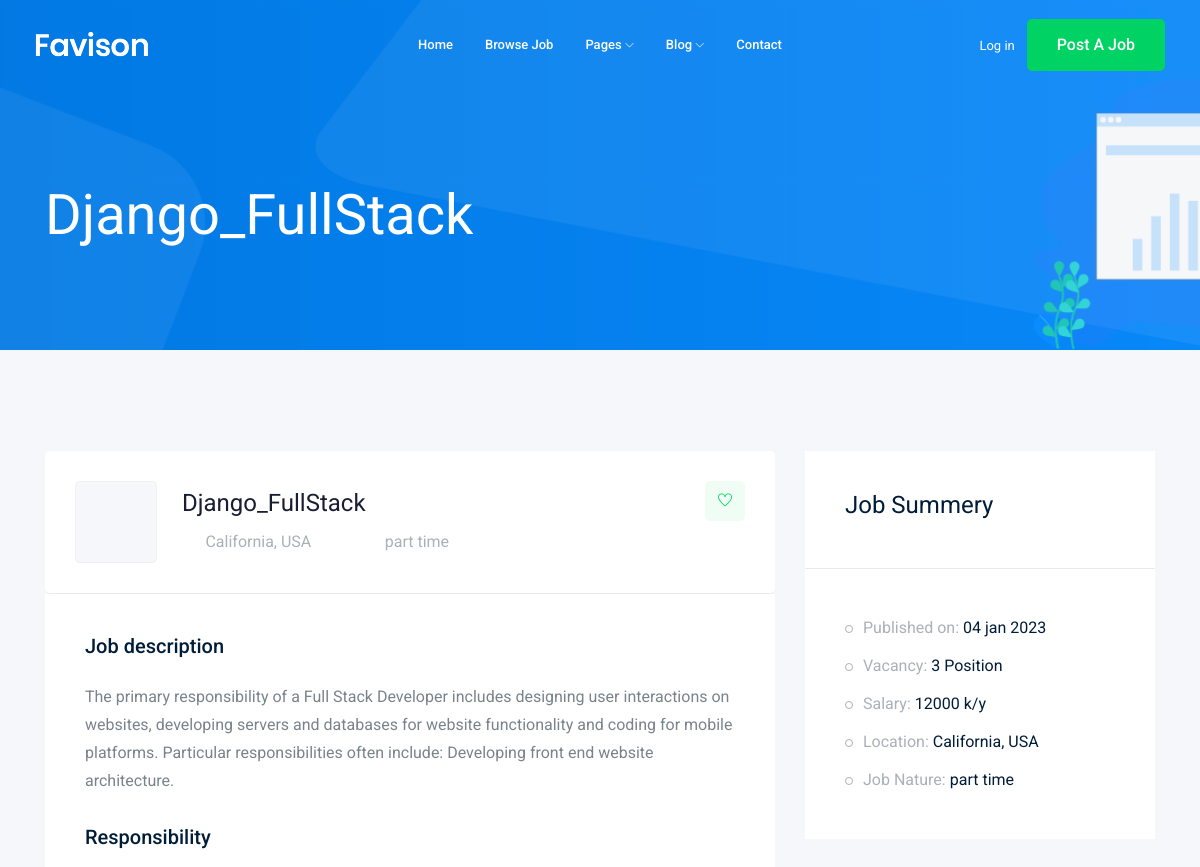
Before: /jobs/2 (upper part) with the older database file.
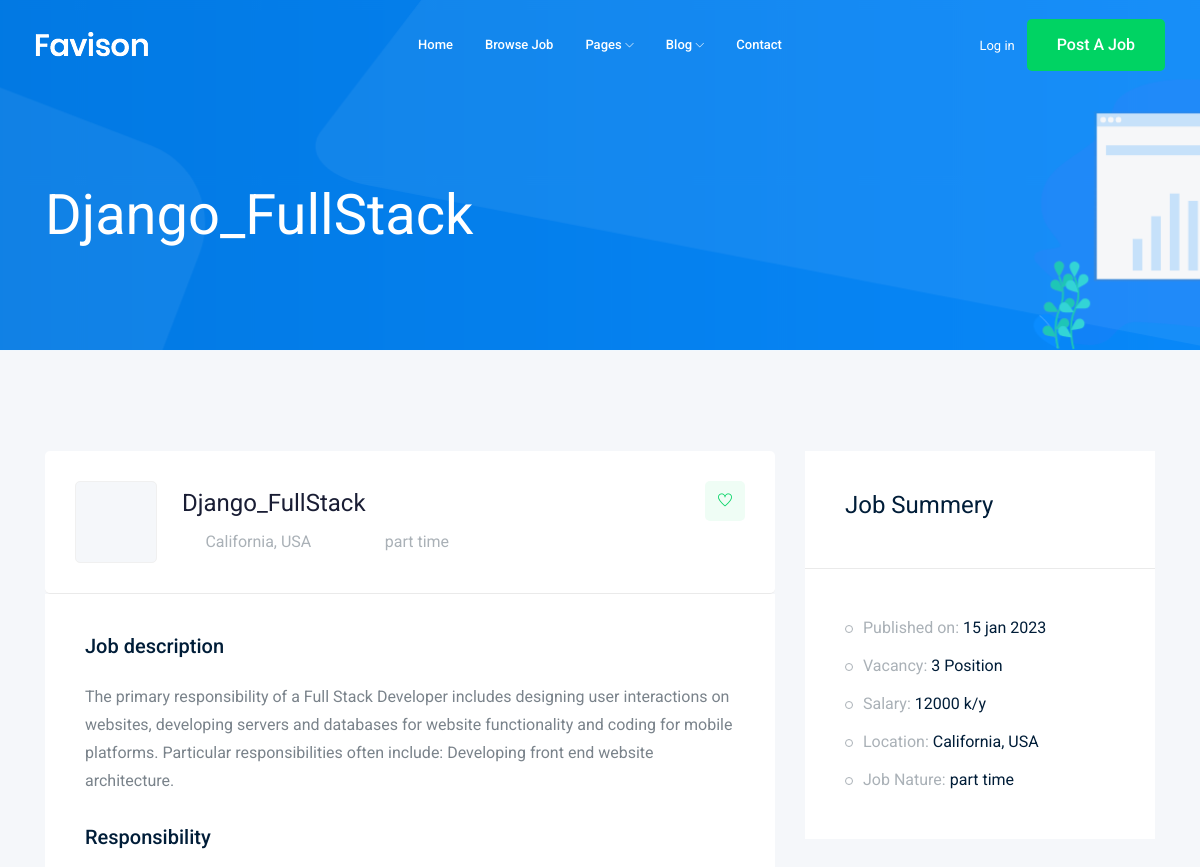
After: the same page with the newer database file.
### job/models.py (models this page shows)
class Job (models.Model):
    title = models.CharField(max_length=200)
    job_type = models.CharField(max_length=15, choices=JOB_TYPE)
    description = models.TextField(max_length=500)
    image = models.ImageField(upload_to=upload_img,)
    published_at = models.DateTimeField(auto_now=True)
    vacancy = models.IntegerField(default=1)
    salary = models.IntegerField(default=0)
    experience = models.IntegerField(default=1)
    category = models.ForeignKey(
        'category', on_delete=models.CASCADE, related_name='category')
    def __str__(self):
        return self.title

### job/views.py (the view)
# urls.py: path('<int:job_id>', views.job_details),
def job_details(request, job_id):
    job = Job.objects.get(id=job_id)
    context = {'job': job}
    return render(request, 'job_details.html', context)

### job/templates/job_details.html (shortened to what this page needs)
{% extends 'base.html' %}
{% block body %}
<div class="bradcam_area bradcam_bg_1">
  <div class="container">
    <div class="row">
      <div class="col-xl-12">
        <div class="bradcam_text">
          <h3>{{job}}</h3>
        </div>
      </div>
    </div>
  </div>
</div>
<div class="job_details_area">
  <div class="container">
    <div class="row">
      <div class="col-lg-8">
        <div class="job_details_header">
          <div class="single_jobs white-bg d-flex justify-content-between">
            <div class="jobs_left d-flex align-items-center">
              <div class="thumb">
              </div>
              <div class="jobs_conetent">
                <a href="#">
                  <h4>{{job}}</h4>
                </a>
                <div class="links_locat d-flex align-items-center">
                  <div class="location">
                    <p><i class="fa fa-map-marker"></i> California, USA</p>
                  </div>
                  <div class="location">
                    <p><i class="fa fa-clock-o"></i> {{job.job_type}}</p>
                  </div>
                </div>
              </div>
            </div>
            <div class="jobs_right">
              <div class="apply_now">
                <a class="heart_mark" href="#">
                  <i class="ti-heart"></i>
                </a>
              </div>
            </div>
          </div>
        </div>
        <div class="descript_wrap white-bg">
          <div class="single_wrap">
            <h4>Job description</h4>
            <p>
              {{job.description}}
            </p>
          </div>
          <div class="single_wrap">
            <h4>Responsibility</h4>
          </div>
        </div>
      </div>
      <div class="col-lg-4">
        <div class="job_sumary">
          <div class="summery_header">
            <h3>Job Summery</h3>
          </div>
          <div class="job_content">
            <ul>
              <li>Published on: <span>{{job.published_at | date:'d b Y'}}</span></li>
              <li>Vacancy: <span>{{job.vacancy}} Position</span></li>
              <li>Salary: <span>{{job.salary}} k/y</span></li>
              <li>Location: <span>California, USA</span></li>
              <li>Job Nature: <span> {{job.job_type}}</span></li>
            </ul>
          </div>
        </div>
      </div>
    </div>
  </div>
</div>
{% endblock body %}

Changed rows visible on the page:
changed Job "Django_FullStack": published_at "04 jan 2023" → "15 jan 2023"
